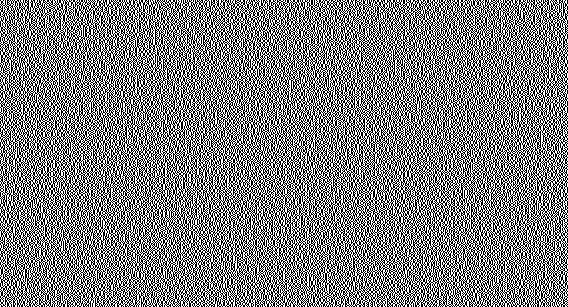
%> input picture Watermarking/2.bmp, 568 x 307 px
$ octave main.m   (GNU Octave 9; MATLAB toolbox functions it lacks are replaced by stand-ins)
%> lines starting %> are read from the running program, lines starting %| are printed output that depends on the picture; long printed decimals are rounded
### Watermarking/SpreadSpectrumEmbed.m
function SpreadSpectrumEmbed(origfile, markedfile, wmfile, n, alpha)
%> called with origfile = '2.bmp', markedfile = '2_watermark.bmp', wmfile = '2.dat', n = 253, alpha = 5
% Embed watermark into an image according to spread spectrum watermarking algorithm

% Parameters:
% (1) origfile          : filename of cover image - e.g. 'fruits.bmp'
% (2) markedfile        : filename of output image - e.g. 'fruits_w.bmp'
% (3) wmfile            : random sequence file
% (4) n                 : # of bits representing the watermark - e.g. 1000
% (5) alpha             : the strength of the watermark - e.g. 5


% Preprocessing - read original image
rgb_image = imread(origfile);
%> rgb_image is the input picture: size 307x568x3 uint8; 50% white in thin lines or dots
ycbcr_image = rgb2ycbcr(rgb_image);
%> ycbcr_image: size 307x568x3 uint8; mean of channels 1, 2, 3 125.5, 128, 128
y = ycbcr_image(:,:,1);             % extract luminance component
%> y: size 307x568 uint8; values 16 (black) and 235 (white), 50% white in thin lines or dots
dct_image = dct2(y);                % Compute the DCT of Y plane

% [6 lines of commented-out code are left out]
[width, height] = size(dct_image);
%> width = 307; height = 568
vector_size = width * height;
%> vector_size = 174376
dct_vector = reshape(dct_image, 1, vector_size);

%'index' is the index of each value of 'sorted_dct_vector' in the original 'dct_vector'
[sorted_dct_vector index] = sort(dct_vector, 'descend');

% Generate watermarked sequence
watermark_seq = GenerateGaussianSequence(n);

% Embed watermark seqeunce to original dct_vector
for i = 1 : n
    %str1 = sprintf('before: dct_vector(index(1, %d) = %s', i, dct_vector(index(1,i)));
    %disp(str1);
    %dct_vector(index(1,i)) = dct_vector(index(1,i)) + 1;
    dct_vector(index(1,i)) = dct_vector(index(1,i)) + (watermark_seq(i) * alpha);
    %dct_vector(index(1,i)) = dct_vector(index(1,i)) * (1 + alpha * watermark_seq(i));
    %str1 = sprintf('after: dct_vector(index(1, %d) = %s', i, dct_vector(index(1,i)));
    %disp(str1);
end

%dlmwrite('wtmr_dct_vector.txt', dct_vector);

% Output watermarked image with RGB color space
watermarked_dct_image = reshape(dct_vector, width, height);
%dlmwrite('wtmr_dct.txt', watermarked_dct_image);
inverse_dct_image = idct2(watermarked_dct_image);
%dlmwrite('inv_wtmr_img.txt', inverse_dct_image);
new_ycbcr_image = ycbcr_image;
new_ycbcr_image(:,:,1) = inverse_dct_image;
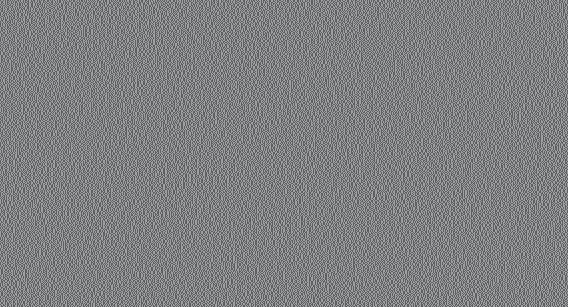
%> new_ycbcr_image: size 307x568x3 uint8; mean R, G, B 125.5, 128, 128
%dlmwrite('wtmr_y_img.txt', new_ycbcr_image(:,:,1));
%dlmwrite('wtmr_img.txt', new_ycbcr_image);

% Check whether modified DCT results to same image with original one
result = isequal(new_ycbcr_image, ycbcr_image);
%> result = false
if result == 1
    fprintf('Result image is the same with original one.\nChange either alpha value or watermark size??\nExiting...\n\n');
    return;
end

% Save watermark sequence in a file
dlmwrite(wmfile, watermark_seq);

% Save watermarked image in RGB mode
watermarked_rgb = ycbcr2rgb(new_ycbcr_image);
imwrite(watermarked_rgb, markedfile);

end

### Watermarking/GenerateGaussianSequence.m
function watermark_sequence = GenerateGaussianSequence(n)
% Generate normally distributed random numbers as a sequence
% Take their sign() to map them to {-1, 1}

% Parameters:
% (1) n: # of bits, if not specified n = 1000

if (nargin == 0)
    n = 1000;
end

watermark_sequence = sign(randn(1, n));

for i = 1 : n
    if watermark_sequence(i) == -1
        watermark_sequence(i) = 0;
    end
end

end

### Watermarking/SpreadSpectrumExtract.m
function SpreadSpectrumExtract(suspfile, origfile, wmfile, n, alpha)
%> called with suspfile = '2_watermark.bmp', origfile = '4.bmp', wmfile = '2.dat', n = 253, alpha = 5
% Extract watermark from an image according to spread spectrum watermarking algorithm

% Parameters:
% (1) suspfile      : filename of suspect image
% (2) origfile      : filename of original file
% (3) n             : # of bits representing the watermark
% (4) alpha         : scaling factor

% Read watermarked image
rgb_image_w = imread(suspfile);
ycbcr_image_w = rgb2ycbcr(rgb_image_w);
%> ycbcr_image_w: size 307x568x3 uint8; mean of channels 1, 2, 3 125.5, 128, 128
y_w = ycbcr_image_w(:,:,1);
dct_image_w = dct2(y_w);

% Read original image - informed watermarking
rgb_image = imread(origfile);
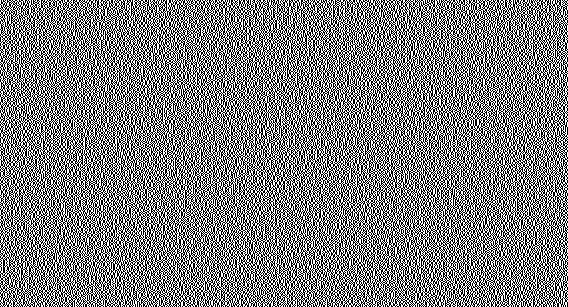
%> input picture Watermarking/4.bmp, 568 x 307 px
%> rgb_image is the input picture: size 307x568x3 uint8; 50% white in thin lines or dots
ycbcr_image = rgb2ycbcr(rgb_image);
%> ycbcr_image: size 307x568x3 uint8; mean of channels 1, 2, 3 125.5, 128, 128
y = ycbcr_image(:,:,1);
dct_image = dct2(y);

%dlmwrite('extracted_y_img.txt', ycbcr_image_w(:,:,1));
%dlmwrite('extracted_dct_image.txt', dct_image_w);

[width_w, height_w] = size(dct_image_w);
%> width_w = 307; height_w = 568
vector_size_w = width_w * height_w;
%> vector_size_w = 174376

dct_vector_w = reshape(dct_image_w, 1, vector_size_w);
[sorted_dct_vector index_w] = sort(dct_vector_w, 'descend');

%dlmwrite('extracted_dct_vector.txt', dct_vector_w);

[width, height] = size(dct_image);
vector_size = width * height;

dct_vector = reshape(dct_image, 1, vector_size);
[sorted_dct_vector index] = sort(dct_vector, 'descend');

% Extract watermark sequence from coefficients - w
w = [width_w, height_w];
%> w = [307 568]
for i = 1 : n
    % [4 lines of commented-out code are left out]
    w(i) = (dct_vector_w(index_w(1,i)) - dct_vector(index(1,i))) / alpha;
    w(i) = sign(w(i));
    if w(i) == -1
       w(i) = 0;
    end
end
%> after the loop, w = 253 values, max 1 at index 7, min 0 at index 1, mean 0.0909

% Write extracted sequence into a file
filename = strcat(wmfile, '.extracted');
dlmwrite(filename, w);

% Read watermark sequence into matrix, compare similarity
origwm = dlmread(wmfile, ',');
[origwm_sim, similarities] = ComputeSimilarity(origwm, w, n);

fprintf('Original watermark similarity appears at index(100) = %d\n', origwm_sim);
disp(origwm_sim);

% Plot the graph for similarities - resulting similarity for our
% watermark sequence is placed in 100th index in the graph
plot(similarities, 'DisplayName', 'similarities', 'YDataSource', 'similarities');

filename = regexp(suspfile, '\.', 'split');
saveas(gcf, strcat('figure_', filename{1}, '.png'));

end

### Watermarking/ComputeSimilarity.m
function [origwm_similarity, similarities] = ComputeSimilarity(origwm, extwm, n)
%> called with n = 253
% Compute the similarities of the original watermark along with other
% randomly generated n-1 sequences.

% Parameters:
% (1) origwm    : original watermark sequence
% (2) n         : # of bits in watermark

watermarks = zeros(n,n);
for i = 1 : n
    % Place the similarity for extracted watermark in 100th index
    if i == 100
        watermarks(i,:) = extwm;
        continue;
    end
    watermarks(i,:) = GenerateGaussianSequence(n);
end
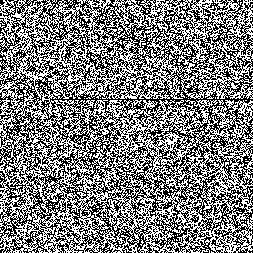
%> watermarks: size 253x253 double; values 0 (black) and 1 (white), 49.7% white in thin lines or dots

similarities = zeros(n);
for i = 1 : n
    %similarities(i) = origwm * watermarks(i,:)' / sqrt(watermarks(i,:) * watermarks(i,:)');
    similarities(i) = origwm * watermarks(i,:)' / sqrt(origwm * origwm');
end
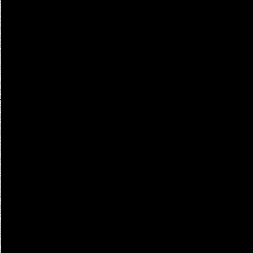
%> similarities: size 253x253 double; min 0, max 7.13, mean 0.0221; drawn with min black and max white

origwm_similarity = similarities(100);
%> origwm_similarity = 1.25

end

### Watermarking/main.m
seq = '1100010110010110011011001011100111100111100101100110110110111000110110110010011010111011011000111010011011011001011110001101101100001110011100011100011110011101001100011110010111010011000101101011101101100010110111110001011000111101001100010110001110110';
seq_mat = str2double(regexp(num2str(seq),'\d','match'));
SpreadSpectrumEmbed('2.bmp', '2_watermark.bmp', '2.dat', length(seq_mat), 5);
SpreadSpectrumExtract('2_watermark.bmp', '4.bmp', '2.dat', length(seq_mat), 5);
%| Original watermark similarity appears at index(100) = 1.247
%| 1.2472
%> in SpreadSpectrumExtract, `plot(similarities, 'DisplayName', 'similarities', 'YDataSource', 'simi..`:
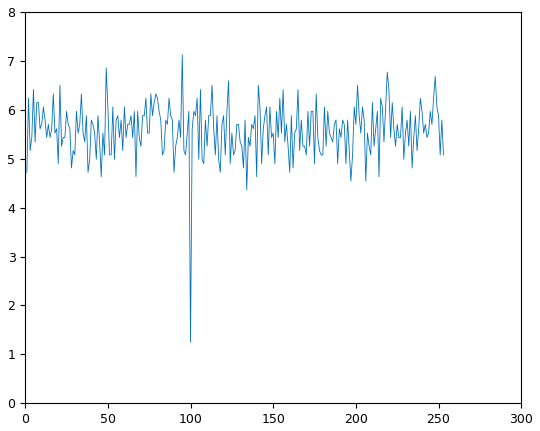
%> figure redrawn from the program's plot data; curve peaks at x = 95, y = 7.13
